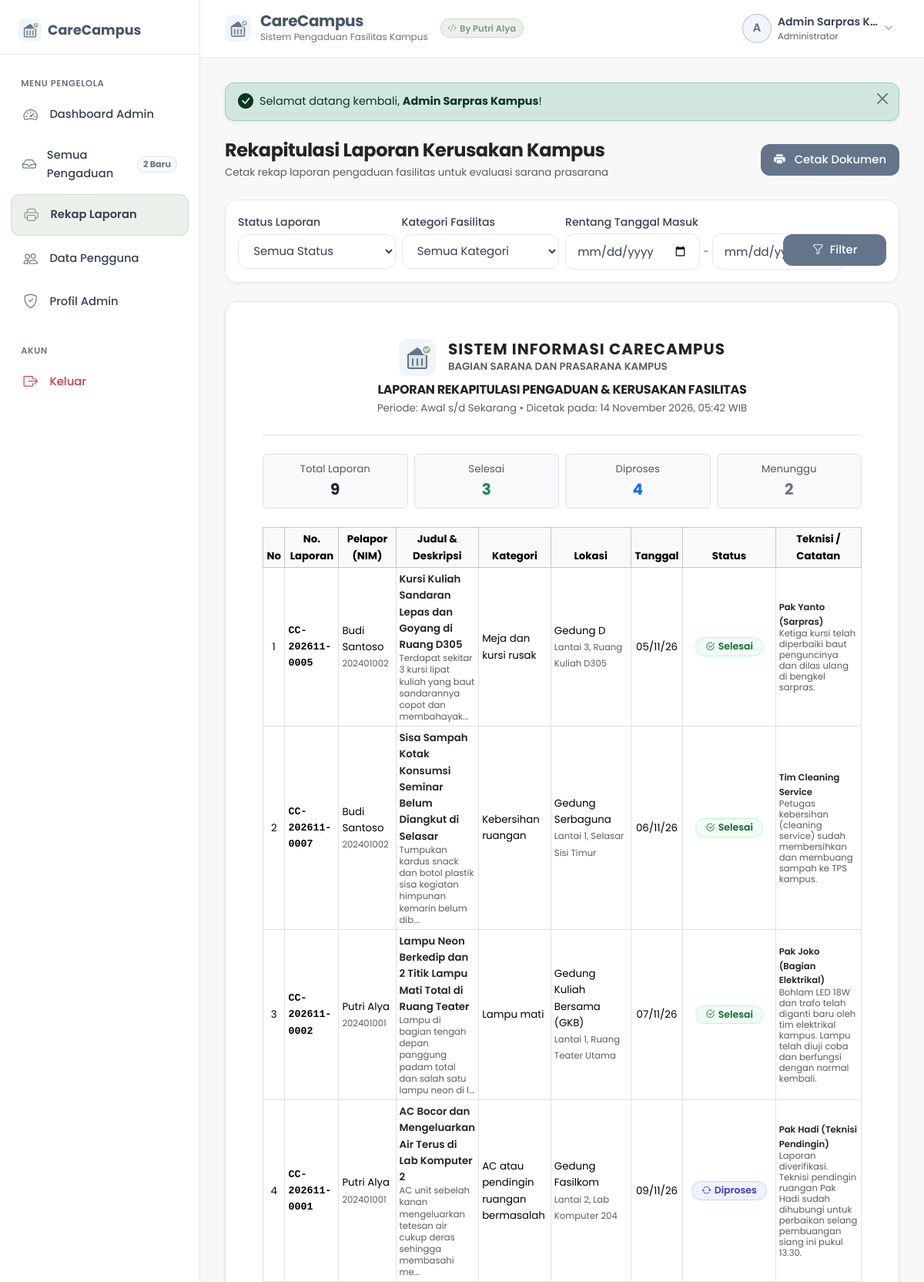
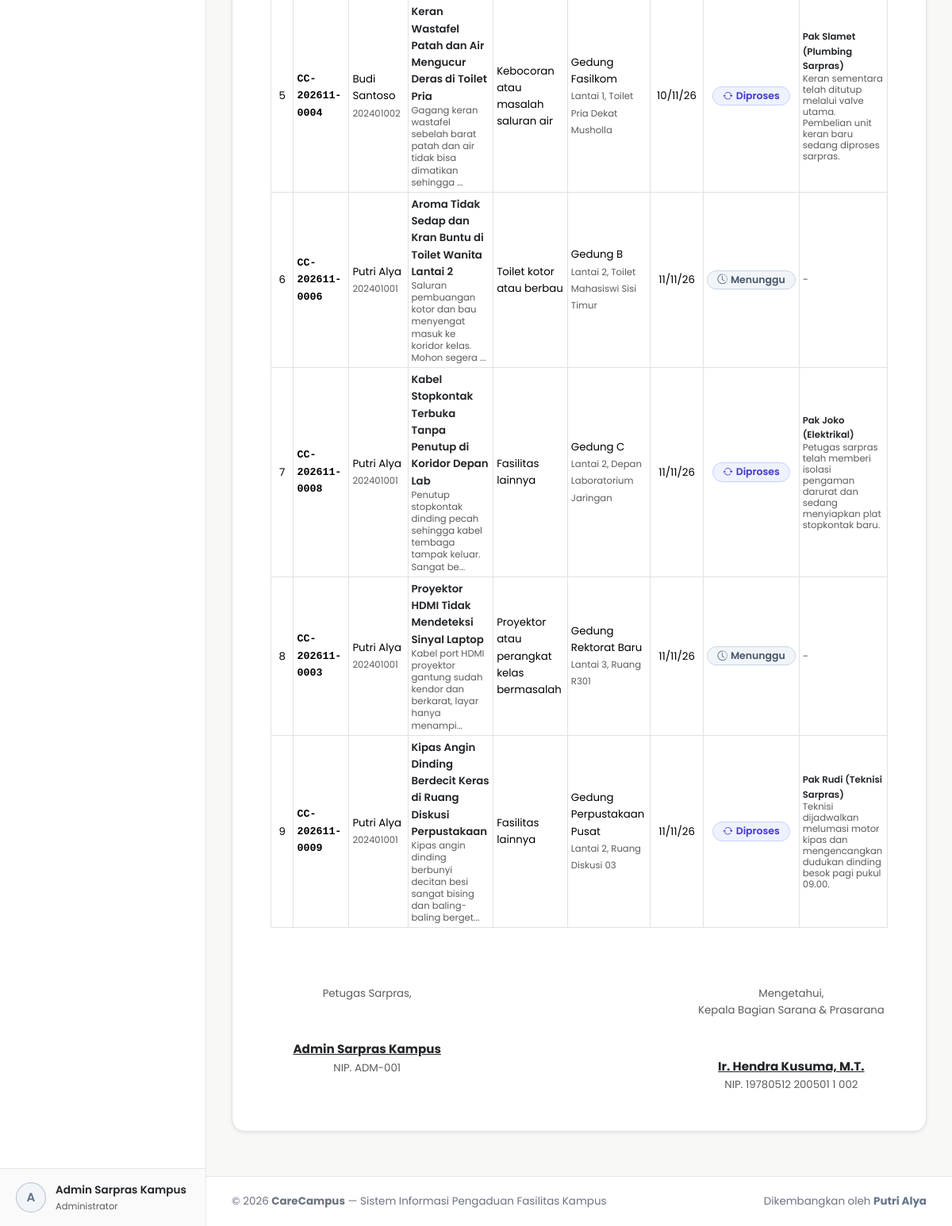
Page /admin/laporan.php (signed in) on the committed database (2 pictures, top to bottom).
### tables this page shows
CREATE TABLE `users` (
  `id` int(11) NOT NULL AUTO_INCREMENT,
  `nama` varchar(100) NOT NULL,
  `nim` varchar(30) DEFAULT NULL,
  `email` varchar(100) NOT NULL,
  `password` varchar(255) NOT NULL,
  `role` enum('admin','mahasiswa') NOT NULL DEFAULT 'mahasiswa',
  `prodi` varchar(100) DEFAULT NULL,
  `no_telp` varchar(20) DEFAULT NULL,
  `created_at` timestamp NOT NULL DEFAULT current_timestamp(),
  `updated_at` timestamp NOT NULL DEFAULT current_timestamp() ON UPDATE current_timestamp(),
  PRIMARY KEY (`id`),
  UNIQUE KEY `email` (`email`)
);

CREATE TABLE `complaints` (
  `id` int(11) NOT NULL AUTO_INCREMENT,
  `nomor_laporan` varchar(30) NOT NULL,
  `user_id` int(11) NOT NULL,
  `judul` varchar(150) NOT NULL,
  `kategori` varchar(100) NOT NULL,
  `lokasi` varchar(100) NOT NULL,
  `detail_lokasi` varchar(150) NOT NULL,
  `deskripsi` text NOT NULL,
  `foto` varchar(255) DEFAULT NULL,
  `status` enum('Menunggu','Diproses','Selesai','Ditolak') NOT NULL DEFAULT 'Menunggu',
  `catatan_admin` text DEFAULT NULL,
  `petugas` varchar(100) DEFAULT NULL,
  `created_at` timestamp NOT NULL DEFAULT current_timestamp(),
  `updated_at` timestamp NOT NULL DEFAULT current_timestamp() ON UPDATE current_timestamp(),
  PRIMARY KEY (`id`),
  UNIQUE KEY `nomor_laporan` (`nomor_laporan`),
  KEY `fk_complaints_user` (`user_id`),
  CONSTRAINT `fk_complaints_user` FOREIGN KEY (`user_id`) REFERENCES `users` (`id`) ON DELETE CASCADE
);

### admin/laporan.php (the view, shortened to what the rows shown need)
<?php
require_once dirname(__DIR__) . '/config/session.php';
require_admin();
$pdo = get_db();
$sql = "
    SELECT c.*, u.nama as nama_pelapor, u.nim as nim_pelapor, u.prodi as prodi_pelapor
    FROM complaints c
    JOIN users u ON c.user_id = u.id
    WHERE 1=1
";
$params = [];
$sql .= " ORDER BY c.created_at ASC";
$stmt = $pdo->prepare($sql);
$stmt->execute($params);
$complaints = $stmt->fetchAll();
require dirname(__DIR__) . '/includes/header.php';
?>
<div class="app-wrapper">
  <?php require dirname(__DIR__) . '/includes/sidebar.php'; ?>
  <div class="main-content">
    <?php require dirname(__DIR__) . '/includes/navbar.php'; ?>
    <div class="content-body">
      <div class="d-flex flex-column flex-sm-row justify-content-between align-items-sm-center gap-3 mb-4 btn-no-print">
        <div>
          <h2 class="h4 fw-bold mb-1 text-dark">Rekapitulasi Laporan Kerusakan Kampus</h2>
        </div>
      </div>
      <div class="custom-card p-4 p-md-5 bg-white shadow-sm border">
        <div class="text-center border-bottom pb-4 mb-4">
          <div class="d-flex align-items-center justify-content-center gap-3 mb-2">
            <div class="text-start">
              <h1 class="h5 fw-bold mb-0 text-dark" style="letter-spacing: 0.05em; text-transform: uppercase;">
                SISTEM INFORMASI CARECAMPUS
              </h1>
            </div>
          </div>
          <h2 class="h6 fw-bold mb-1 text-dark text-uppercase mt-2">
            LAPORAN REKAPITULASI PENGADUAN & KERUSAKAN FASILITAS
          </h2>
        </div>
        <div class="table-responsive">
          <table class="table table-bordered table-sm align-middle small mb-0">
            <thead class="table-light">
              <tr class="text-center">
                <th style="width: 40px;">No</th>
                <th style="width: 120px;">No. Laporan</th>
                <th style="width: 130px;">Pelapor (NIM)</th>
                <th>Judul & Deskripsi</th>
                <th style="width: 130px;">Kategori</th>
                <th style="width: 130px;">Lokasi</th>
                <th style="width: 90px;">Tanggal</th>
                <th style="width: 90px;">Status</th>
                <th style="width: 130px;">Teknisi / Catatan</th>
              </tr>
            </thead>
            <tbody>
              <?php if (empty($complaints)): ?>
                <tr>
                  <td colspan="9" class="text-center py-4 text-muted">
                    Tidak ada data pengaduan yang sesuai dengan kriteria filter.
                  </td>
                </tr>
              <?php else: ?>
                <?php $no = 1; foreach ($complaints as $c): ?>
                  <tr>
                    <td class="text-center"><?= $no++ ?></td>
                    <td class="font-monospace fw-semibold"><?= e($c['nomor_laporan']) ?></td>
                    <td>
                      <div><?= e($c['nama_pelapor']) ?></div>
                      <small class="text-muted"><?= e($c['nim_pelapor']) ?></small>
                    </td>
                    <td>
                      <div class="fw-semibold text-dark"><?= e($c['judul']) ?></div>
                      <small class="text-muted d-block" style="line-height: 1.3;">
                        <?= e(substr($c['deskripsi'], 0, 80)) ?><?= strlen($c['deskripsi']) > 80 ? '...' : '' ?>
                      </small>
                    </td>
                    <td><?= e($c['kategori']) ?></td>
                    <td>
                      <div><?= e($c['lokasi']) ?></div>
                      <small class="text-muted"><?= e($c['detail_lokasi']) ?></small>
                    </td>
                    <td class="text-center"><?= date('d/m/y', strtotime($c['created_at'])) ?></td>
                    <td class="text-center">
                      <?= status_badge($c['status']) ?>
                    </td>
                    <td>
                      <?php if (!empty($c['petugas'])): ?>
                        <div class="fw-semibold text-dark small"><?= e($c['petugas']) ?></div>
                      <?php endif; ?>
                      <?php if (!empty($c['catatan_admin'])): ?>
                        <small class="text-muted d-block" style="line-height: 1.2;">
                          <?= e($c['catatan_admin']) ?>
                        </small>
                      <?php else: ?>
                        <span class="text-muted">-</span>
                      <?php endif; ?>
                    </td>
                  </tr>
                <?php endforeach; ?>
              <?php endif; ?>
            </tbody>
          </table>
        </div>
        <div class="row mt-5 pt-4 text-center justify-content-between">
          <div class="col-4">
            <div class="small text-muted mb-5">Petugas Sarpras,</div>
            <div class="fw-bold text-dark text-decoration-underline"><?= e($user['nama']) ?></div>
            <div class="small text-muted">NIP. ADM-001</div>
          </div>
        </div>
      </div>
    </div>
    <?php require dirname(__DIR__) . '/includes/footer.php'; ?>
</body>
</html>

### includes/sidebar.php (shortened to what the rows shown need)
<?php
$user = current_user();
?>
<aside class="sidebar-wrapper">
  <div class="sidebar-footer">
    <div class="user-profile-badge">
      <div class="user-avatar-circle <?= ($user && $user['role'] === 'admin') ? 'admin' : '' ?>">
        <?= $user ? strtoupper(substr($user['nama'], 0, 1)) : 'U' ?>
      </div>
      <div class="overflow-hidden">
        <div class="fw-semibold text-truncate text-dark" style="font-size: 0.85rem;">
          <?= $user ? e($user['nama']) : 'Tamu' ?>
        </div>
        <div class="text-muted text-truncate" style="font-size: 0.72rem;">
          <?= $user ? ($user['role'] === 'admin' ? 'Administrator' : e($user['prodi'] ?? 'Mahasiswa')) : '' ?>
        </div>
      </div>
    </div>
  </div>
</aside>

### includes/navbar.php (shortened to what the rows shown need)
<?php
$user = current_user();
?>
<header class="top-navbar">
  <div class="d-flex align-items-center gap-3">
    <a href="<?= is_admin() ? base_url('admin/index.php') : base_url('mahasiswa/index.php') ?>" class="navbar-brand-text">
      <div>
        <h1 class="brand-title">CareCampus</h1>
      </div>
    </a>
  </div>
  <div class="d-flex align-items-center gap-3">
    <?php if ($user): ?>
      <div class="dropdown">
        <button class="btn btn-outline-custom d-flex align-items-center gap-2 py-1 px-2 border-0" type="button" data-bs-toggle="dropdown" aria-expanded="false">
          <div class="user-avatar-circle <?= $user['role'] === 'admin' ? 'admin' : '' ?>">
            <?= strtoupper(substr($user['nama'], 0, 1)) ?>
          </div>
          <div class="text-start d-none d-md-block">
            <div class="fw-semibold text-truncate" style="max-width: 130px; font-size: 0.88rem;">
              <?= e($user['nama']) ?>
            </div>
            <div class="text-muted" style="font-size: 0.72rem;">
              <?= $user['role'] === 'admin' ? 'Administrator' : 'Mahasiswa (' . e($user['nim'] ?? 'NIM') . ')' ?>
            </div>
          </div>
          <i class="bi bi-chevron-down text-muted" style="font-size: 0.75rem;"></i>
        </button>
      </div>
    <?php endif; ?>
  </div>
</header>

### config/database.php (shortened to what the rows shown need)
<?php
function status_badge($status) {
    $status = trim($status);
    switch ($status) {
        case 'Menunggu':
            return '<span class="status-badge badge-menunggu"><i class="bi bi-clock-history me-1"></i>Menunggu</span>';
        case 'Diproses':
            return '<span class="status-badge badge-diproses"><i class="bi bi-arrow-repeat me-1"></i>Diproses</span>';
        case 'Selesai':
            return '<span class="status-badge badge-selesai"><i class="bi bi-check2-circle me-1"></i>Selesai</span>';
    }
}

### rows in the picture
users: nama "A", nama "Admin Sarpras Kampus", nama "Admin Sarpras K…"
complaints: nomor_laporan "CC-202611-0005", user.nama "Budi Santoso", user.nim "202401002", judul "Kursi Kuliah Sandaran Lepas dan Goyang di Ruang D305", deskripsi "Terdapat sekitar 3 kursi lipat kuliah yang baut sandarannya copot dan membahayak", kategori "Meja dan kursi rusak", lokasi "Gedung D", detail_lokasi "Lantai 3, Ruang Kuliah D305", created_at "05/11/26", status "Selesai" (drawn), petugas "Pak Yanto (Sarpras)", catatan_admin "Ketiga kursi telah diperbaiki baut penguncinya dan dilas ulang di bengkel sarpras."
complaints: nomor_laporan "CC-202611-0007", user.nama "Budi Santoso", user.nim "202401002", judul "Sisa Sampah Kotak Konsumsi Seminar Belum Diangkut di Selasar", deskripsi "Tumpukan kardus snack dan botol plastik sisa kegiatan himpunan kemarin belum dib", kategori "Kebersihan ruangan", lokasi "Gedung Serbaguna", detail_lokasi "Lantai 1, Selasar Sisi Timur", created_at "06/11/26", status "Selesai" (drawn), petugas "Tim Cleaning Service", catatan_admin "Petugas kebersihan (cleaning service) sudah membersihkan dan membuang sampah ke TPS kampus."
complaints: nomor_laporan "CC-202611-0002", user.nama "Putri Alya", user.nim "202401001", judul "Lampu Neon Berkedip dan 2 Titik Lampu Mati Total di Ruang Teater", deskripsi "Lampu di bagian tengah depan panggung padam total dan salah satu lampu neon di l", kategori "Lampu mati", lokasi "Gedung Kuliah Bersama (GKB)", detail_lokasi "Lantai 1, Ruang Teater Utama", created_at "07/11/26", status "Selesai" (drawn), petugas "Pak Joko (Bagian Elektrikal)", catatan_admin "Bohlam LED 18W dan trafo telah diganti baru oleh tim elektrikal kampus. Lampu telah diuji coba dan berfungsi dengan normal kembali."
complaints: nomor_laporan "CC-202611-0001", user.nama "Putri Alya", user.nim "202401001", judul "AC Bocor dan Mengeluarkan Air Terus di Lab Komputer 2", deskripsi "AC unit sebelah kanan mengeluarkan tetesan air cukup deras sehingga membasahi me", kategori "AC atau pendingin ruangan bermasalah", lokasi "Gedung Fasilkom", detail_lokasi "Lantai 2, Lab Komputer 204", created_at "09/11/26", status "Diproses" (drawn), petugas "Pak Hadi (Teknisi Pendingin)", catatan_admin "Laporan diverifikasi. Teknisi pendingin ruangan Pak Hadi sudah dihubungi untuk perbaikan selang pembuangan siang ini pukul 13.30."
complaints: nomor_laporan "CC-202611-0004", user.nama "Budi Santoso", user.nim "202401002", judul "Keran Wastafel Patah dan Air Mengucur Deras di Toilet Pria", deskripsi "Gagang keran wastafel sebelah barat patah dan air tidak bisa dimatikan sehingga", kategori "Kebocoran atau masalah saluran air", lokasi "Gedung Fasilkom", detail_lokasi "Lantai 1, Toilet Pria Dekat Musholla", created_at "10/11/26", status "Diproses" (drawn), petugas "Pak Slamet (Plumbing Sarpras)", catatan_admin "Keran sementara telah ditutup melalui valve utama. Pembelian unit keran baru sedang diproses sarpras."
complaints: nomor_laporan "CC-202611-0006", user.nama "Putri Alya", user.nim "202401001", judul "Aroma Tidak Sedap dan Kran Buntu di Toilet Wanita Lantai 2", deskripsi "Saluran pembuangan kotor dan bau menyengat masuk ke koridor kelas. Mohon segera", kategori "Toilet kotor atau berbau", lokasi "Gedung B", detail_lokasi "Lantai 2, Toilet Mahasiswi Sisi Timur", created_at "11/11/26", status "Menunggu" (drawn)
complaints: nomor_laporan "CC-202611-0008", user.nama "Putri Alya", user.nim "202401001", judul "Kabel Stopkontak Terbuka Tanpa Penutup di Koridor Depan Lab", deskripsi "Penutup stopkontak dinding pecah sehingga kabel tembaga tampak keluar. Sangat be", kategori "Fasilitas lainnya", lokasi "Gedung C", detail_lokasi "Lantai 2, Depan Laboratorium Jaringan", created_at "11/11/26", status "Diproses" (drawn), petugas "Pak Joko (Elektrikal)", catatan_admin "Petugas sarpras telah memberi isolasi pengaman darurat dan sedang menyiapkan plat stopkontak baru."
complaints: nomor_laporan "CC-202611-0003", user.nama "Putri Alya", user.nim "202401001", judul "Proyektor HDMI Tidak Mendeteksi Sinyal Laptop", deskripsi "Kabel port HDMI proyektor gantung sudah kendor dan berkarat, layar hanya menampi", kategori "Proyektor atau perangkat kelas bermasalah", lokasi "Gedung Rektorat Baru", detail_lokasi "Lantai 3, Ruang R301", created_at "11/11/26", status "Menunggu" (drawn)
complaints: nomor_laporan "CC-202611-0009", user.nama "Putri Alya", user.nim "202401001", judul "Kipas Angin Dinding Berdecit Keras di Ruang Diskusi Perpustakaan", deskripsi "Kipas angin dinding berbunyi decitan besi sangat bising dan baling-baling berget", kategori "Fasilitas lainnya", lokasi "Gedung Perpustakaan Pusat", detail_lokasi "Lantai 2, Ruang Diskusi 03", created_at "11/11/26", status "Diproses" (drawn), petugas "Pak Rudi (Teknisi Sarpras)", catatan_admin "Teknisi dijadwalkan melumasi motor kipas dan mengencangkan dudukan dinding besok pagi pukul 09.00."

### other values in the picture
$menungguCount "2"
$flash['message'] "Selamat datang kembali, Admin Sarpras Kampus !"
$totalCount "9"
$selesaiCount "3"
$diprosesCount "4"
